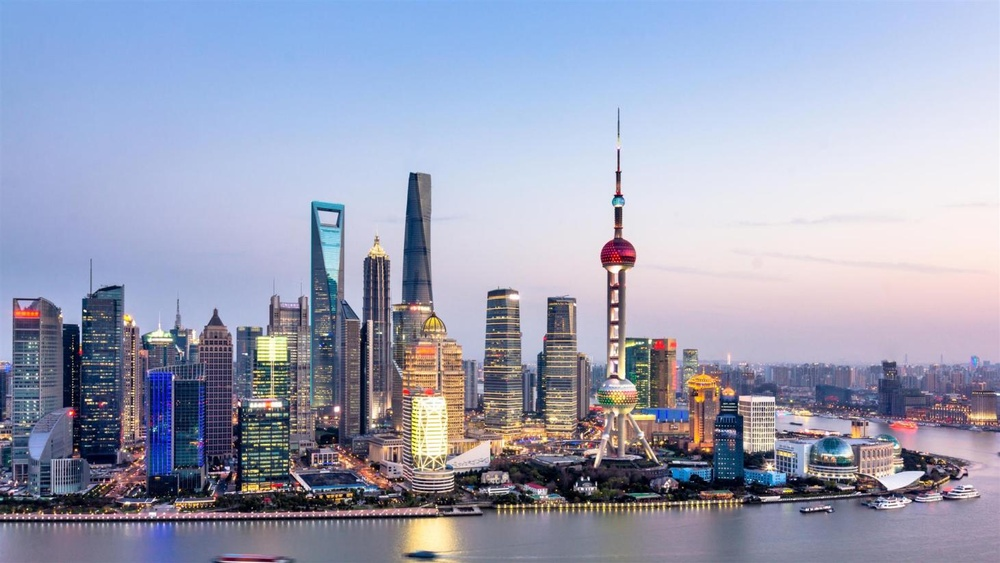
#> input picture img/shanghai.jpg, 1000 x 563 px, shrunk from 1461 x 822 before the run
$ python 8_color_channels.py
#> lines starting #> are read from the running program, lines starting #| are printed output that depends on the picture
import cv2 as cv
import numpy as np

img = cv.imread('img/shanghai.jpg')
#> img is the input picture: shape (563, 1000, 3); mean B, G, R 183, 160.8, 156.4
cv.imshow('Shanghai', img)

blank = np.zeros(img.shape[:2], dtype='uint8')  # data type 'uint8' is for images

b, g, r = cv.split(img)  # splits the image into its rgb components in pixel concentrations
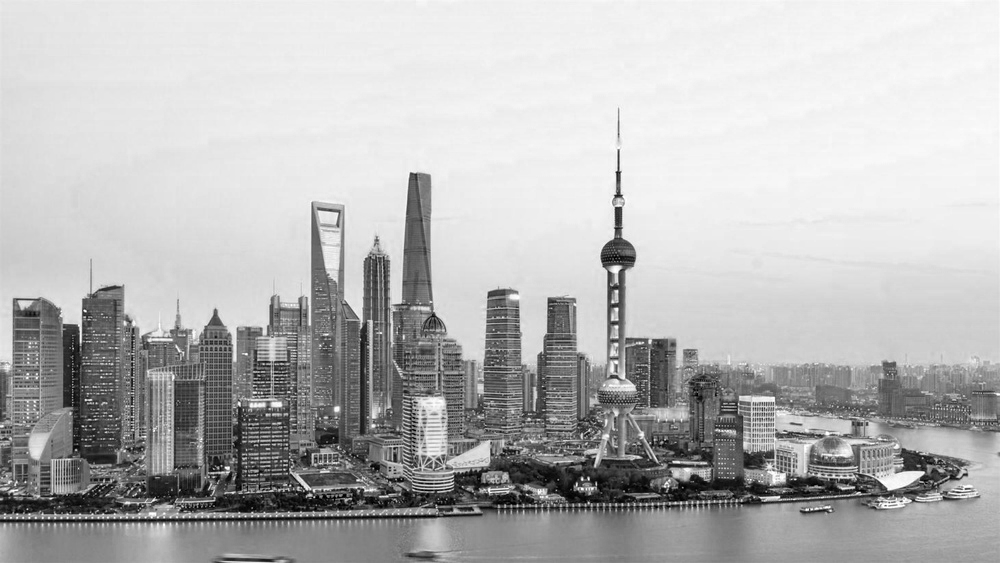
#> b: shape (563, 1000); min 0, max 255, mean 183
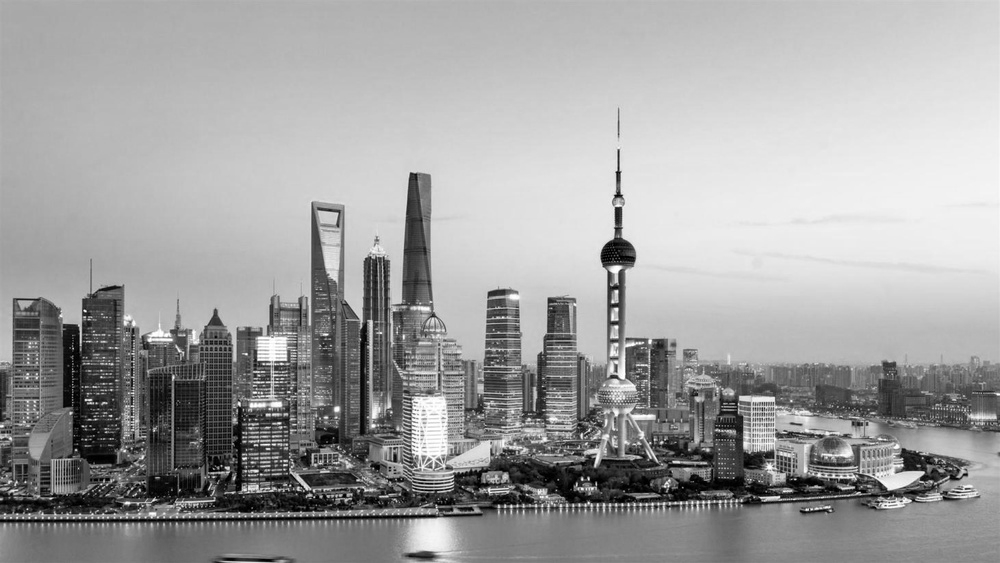
#> g: shape (563, 1000); min 0, max 255, mean 160.8
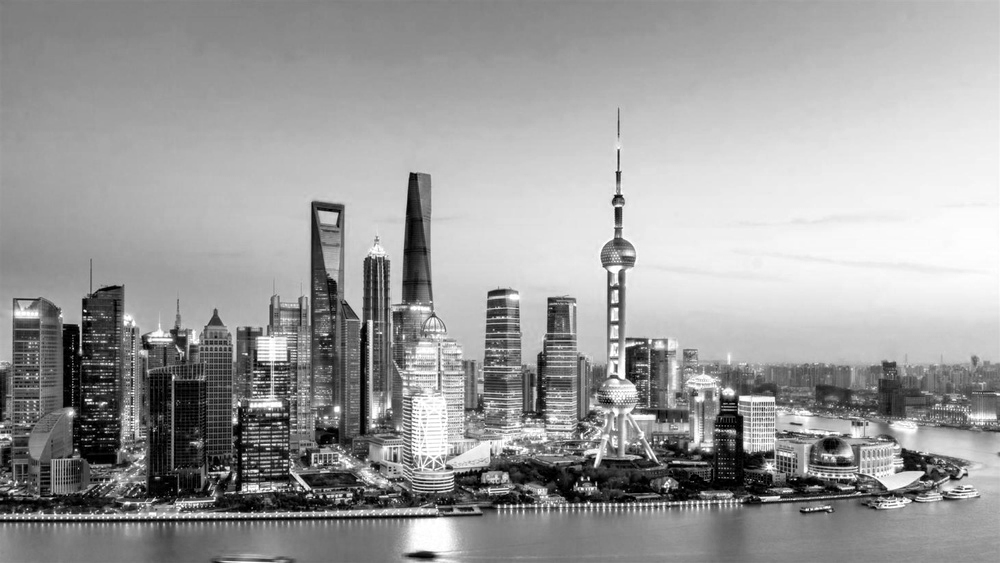
#> r: shape (563, 1000); min 0, max 255, mean 156.4

# restructure and show the images only by their rgb components
blue = cv.merge([b, blank, blank])
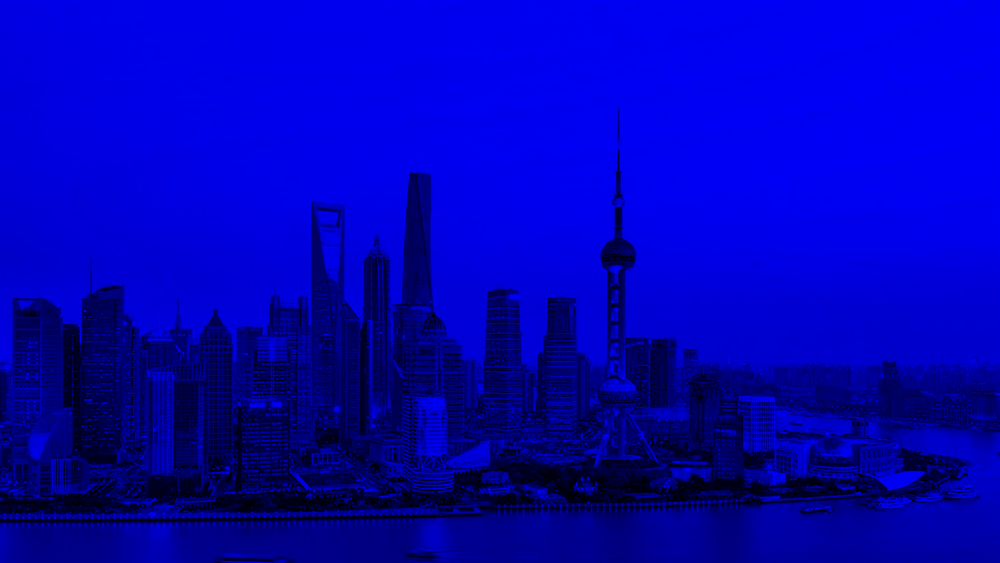
#> blue: shape (563, 1000, 3); mean of channels 0, 1, 2 183, 0, 0; drawn as B, G, R
green = cv.merge([blank, g, blank])
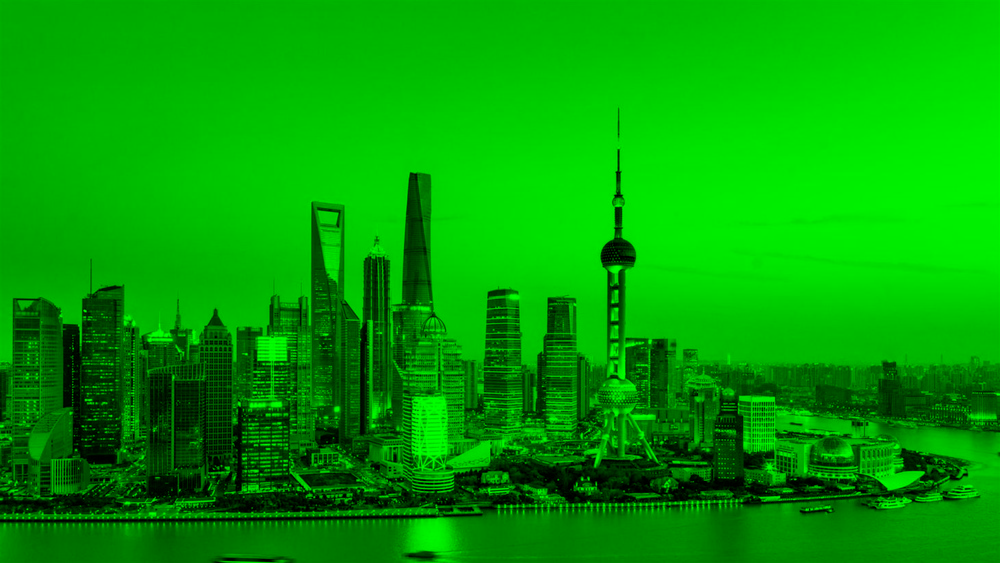
#> green: shape (563, 1000, 3); mean of channels 0, 1, 2 0, 160.8, 0; drawn as B, G, R
red = cv.merge([blank, blank, r])
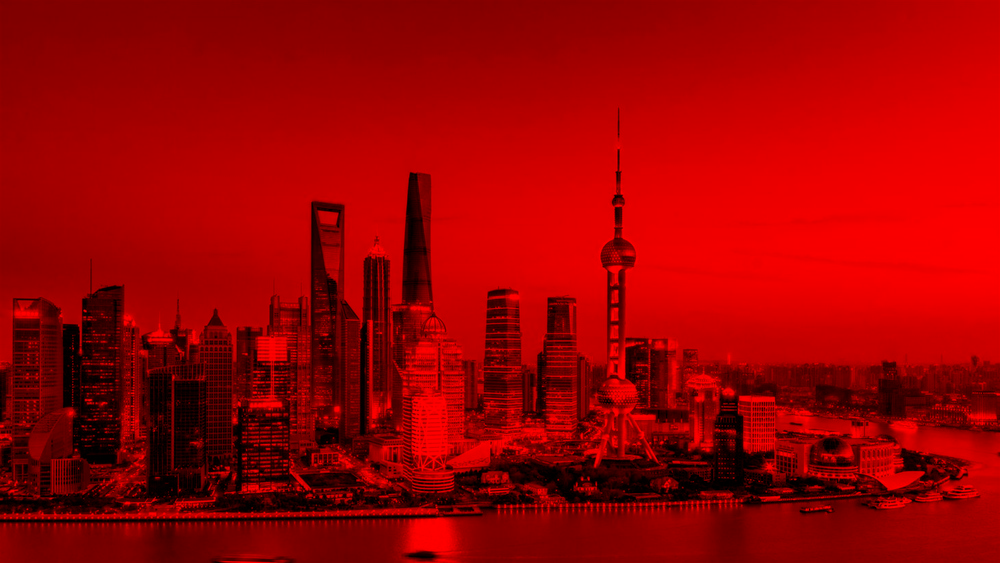
#> red: shape (563, 1000, 3); mean of channels 0, 1, 2 0, 0, 156.4; drawn as B, G, R

cv.imshow('Blue', blue)
cv.imshow('Green', green)
cv.imshow('Red', red)

print(f'OG: {img.shape}')
#| OG: (563, 1000, 3)
print(f'Blue: {b.shape}')
#| Blue: (563, 1000)
print(f'Green: {g.shape}')
#| Green: (563, 1000)
print(f'Red: {r.shape}')
#| Red: (563, 1000)

merged = cv.merge([b, g, r])  # merges the image back from its components
# cv.imshow('Merged', merged)

cv.waitKey(0)

$ run again, with img/bale.jpg copied over img/shanghai.jpg
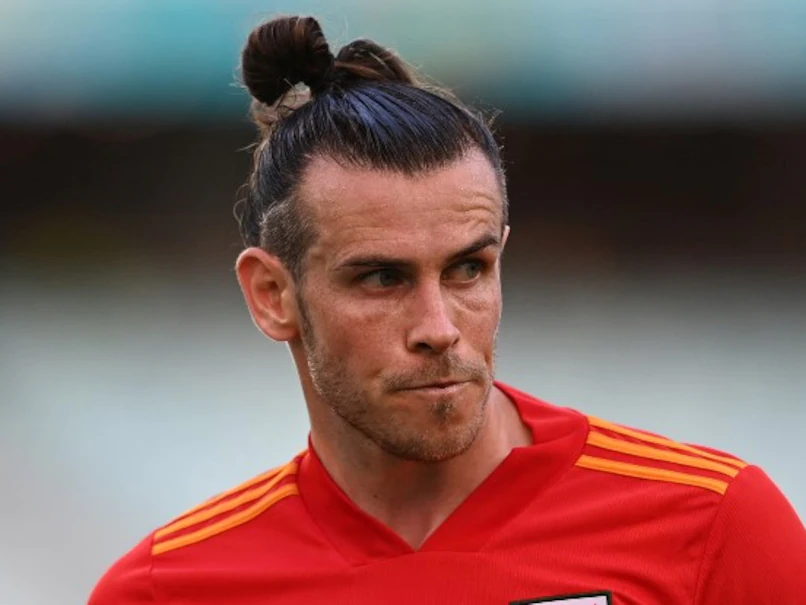
#> input picture img/bale.jpg, 806 x 605 px
#> img is the input picture: shape (605, 806, 3); mean B, G, R 90, 92.8, 128.3
#> `green = cv.merge([blank, g, blank])`:
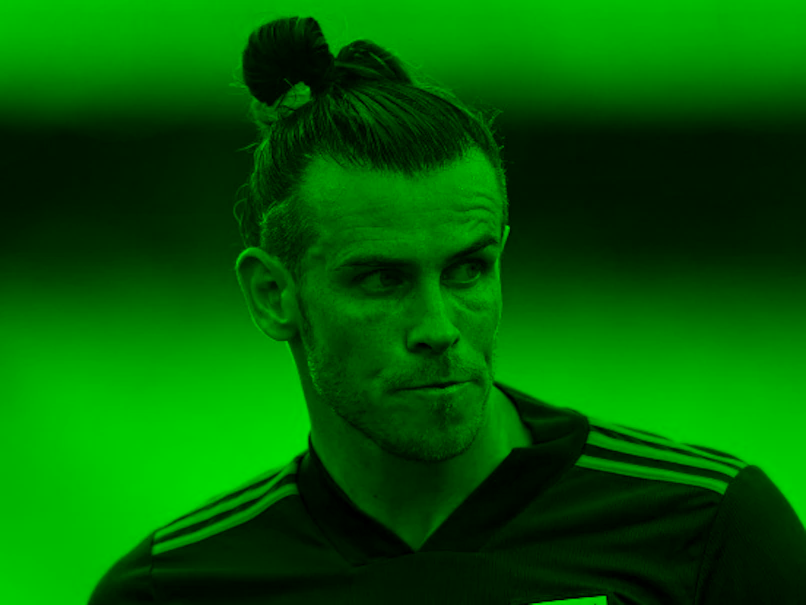
#> green: shape (605, 806, 3); mean of channels 0, 1, 2 0, 92.8, 0; drawn as B, G, R
#> `red = cv.merge([blank, blank, r])`:
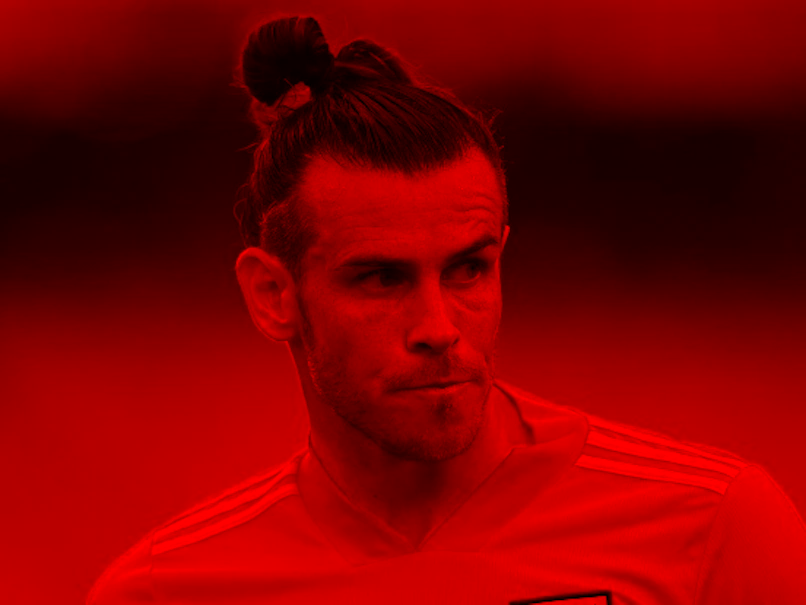
#> red: shape (605, 806, 3); mean of channels 0, 1, 2 0, 0, 128.3; drawn as B, G, R
#| OG: (605, 806, 3)
#| Blue: (605, 806)
#| Green: (605, 806)
#| Red: (605, 806)
